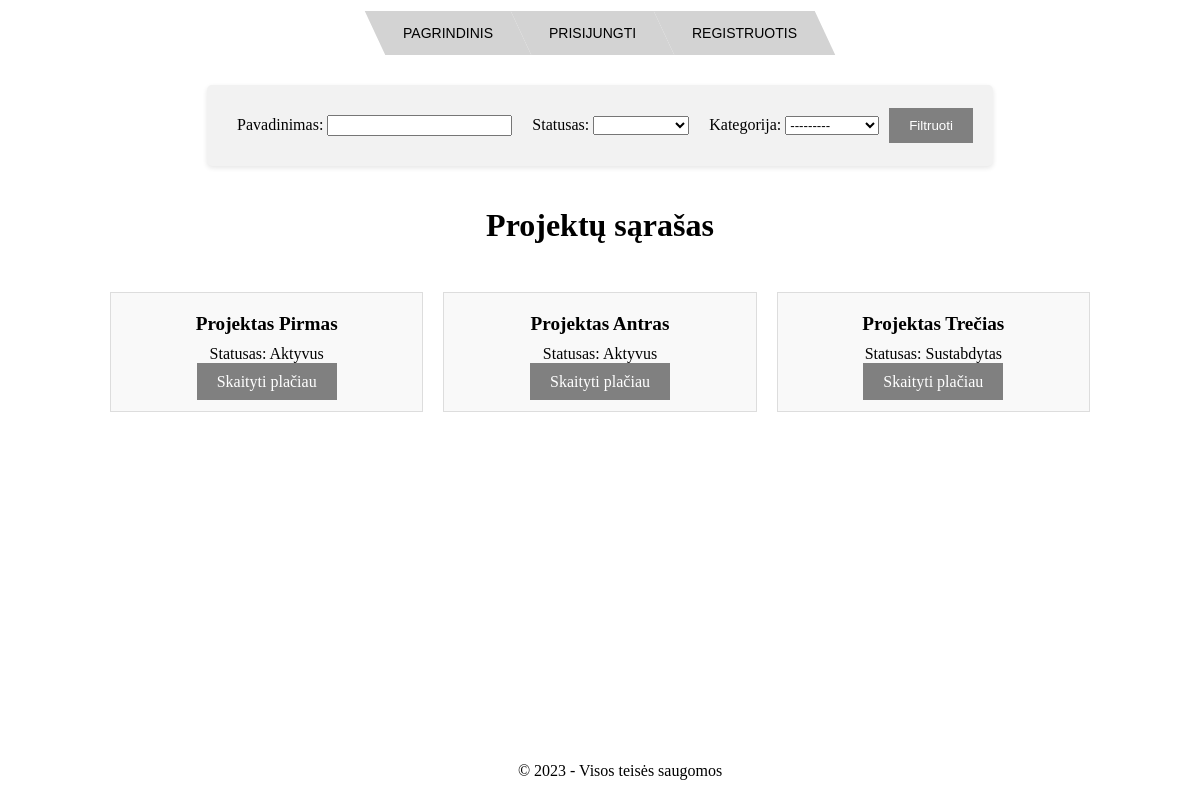
Page /projectsApp/projects/ on the earlier database version.
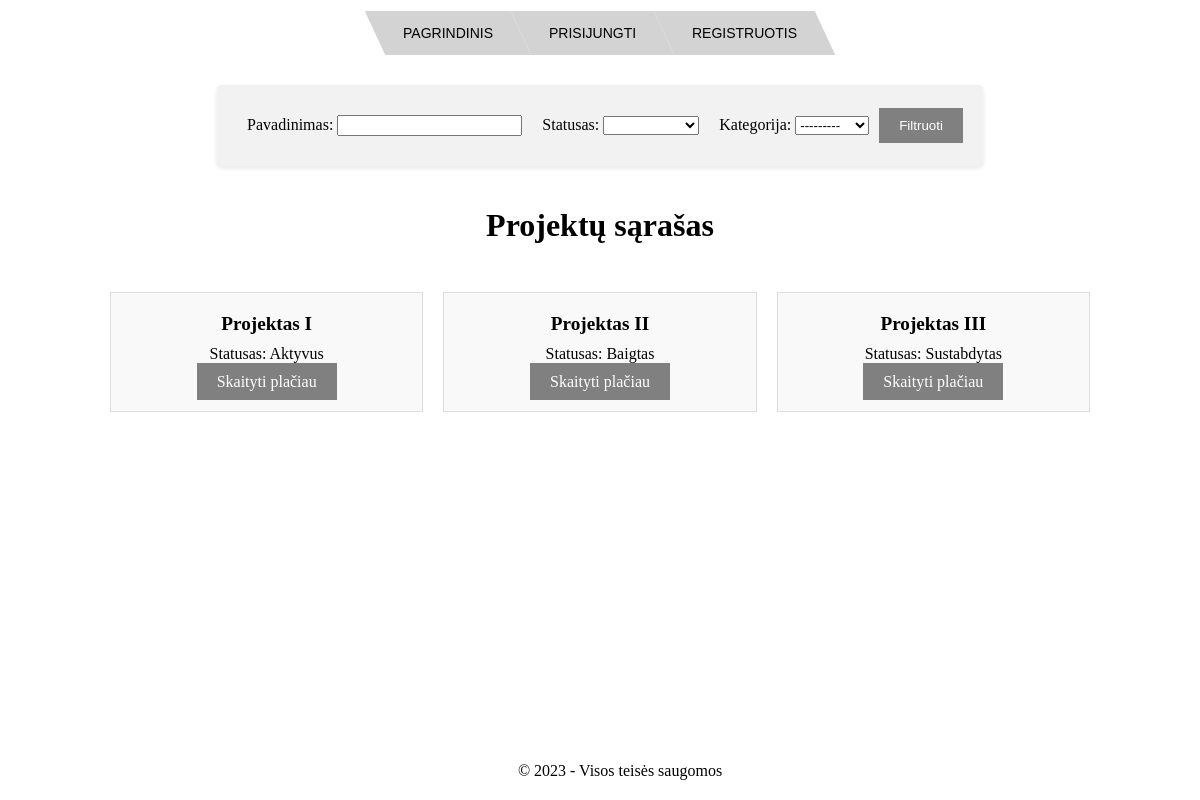
Same page on the later database version.
### projectsApp/models.py (models this page shows, shortened)
class Project(models.Model):
    STATUS_CHOICES = (
        ('active', 'Aktyvus'),
        ('suspended', 'Sustabdytas'),
        ('finished', 'Baigtas'),
    )
    name = models.CharField(max_length=255)
    description = models.TextField()
    start_date = models.DateField()
    end_date = models.DateField()
    status = models.CharField(max_length=10, choices=STATUS_CHOICES, default='active')
    category = models.ForeignKey(ProjectCategory, on_delete=models.CASCADE)

### projectsApp/views.py (the view, shortened to what this page needs)
# urls.py: path('projects/', views.projects, name='projects'),
def projects(request):
    projects = Project.objects.all()
    form = SearchForm(request.GET or None)
    return render(request, 'projectsApp/projects.html', {'projects': projects, 'form': form})

### projectsApp/forms.py
class SearchForm(forms.Form):
    search_name = forms.CharField(required=False, label="Pavadinimas")
    search_status = forms.ChoiceField(required=False, choices=[('','')] + list(Project.STATUS_CHOICES), label="Statusas")
    search_category = forms.ModelChoiceField(required=False, queryset=ProjectCategory.objects.all(), label="Kategorija")

### projectsApp/models.py (called while the page is built)
    def __str__(self):
        return self.name

### projectsApp/templates/projectsApp/projects.html
{% extends 'base.html' %}
{% block content %}
<div class="search-form-container">
  <form method="get" action="{% url 'projectsApp:projects' %}" class="search-form">
    <div class="form-field">
      {{ form.search_name.label_tag }} {{ form.search_name }}
    </div>
    <div class="form-field">
      {{ form.search_status.label_tag }} {{ form.search_status }}
    </div>
    <div class="form-field">
      {{ form.search_category.label_tag }} {{ form.search_category }}
    </div>
    <input type="submit" value="Filtruoti" class="search-button">
  </form>
</div>
<div class="projects">
  <h1>Projektų sąrašas</h1>
  <ul>
    {% for project in projects %}
      <li>
        <h2>{{ project.name }}</h2>
        <p>Statusas: {{ project.get_status_display }}</p>
        <div class="button-container">
          <a href="{% url 'projectsApp:project_details' project.id %}">Skaityti plačiau</a>
        </div>
      </li>
    {% endfor %}
  </ul>
</div>
{% endblock %}

### templates/base.html (shortened to what this page needs)
<!DOCTYPE html>
<html lang="en">
<head>
  {% load static %}
  <link rel="stylesheet" type="text/css" href="{% static 'css/base.css' %}">
  <link rel="stylesheet" type="text/css" href="{% static 'css/navbar.css' %}">
  <link rel="stylesheet" type="text/css" href="{% static 'css/base_content_style.css' %}">
  <link rel="stylesheet" type="text/css" href="{% static 'css/projects.css' %}">
  <link rel="stylesheet" type="text/css" href="{% static 'css/services.css' %}">
</head>
<body>
  <header>
    <ul class="menu navbar">
      <li><a href="/">Pagrindinis</a></li>
      {% if user.is_authenticated %}
      <li>
        <a href="">Nuorodos</a>
        <ul class="submenu">
          <li><a href="{% url 'projectsApp:projects' %}">Projektai</a></li>
          <li><a href="{% url 'servicesApp:services_list' %}">Paslaugos</a></li>
          <li><a href="">Atsiliepimai</a></li>
        </ul>
      </li>
      <li><a href="{% url 'profile'%}">Profilis</a></li>
      <li><a href="{% url 'about_us'%}">Apie mus</a></li>
      <li><a href="{% url 'logout'%}">Atsijungti</a></li>
      {% if user.is_superuser %}
      <li>
        <a href="">Administracija</a>
        <ul class="submenu">
          <li><a href="{% url 'servicesApp:admin_return_requests' %}">Paslaugų gražinimai</a></li>
          <li><a href="{% url 'servicesApp:rented_services_log' %}">Nuomos logai</a></li>
        </ul>
      </li>
      {% endif %}
      {% else %}
      <li><a href="{% url 'login'%}">Prisijungti</a></li>
      <li><a href="{% url 'register'%}">Registruotis</a></li>
      {% endif %}
    </ul>
  </header>
  <div class="main-content">
    {% block content %}
    {% endblock content %}
  </div>
  <footer>
    <div class="container-footer">
      &copy; 2023 - Visos teisės saugomos
    </div>
  </footer>
</body>
</html>

### baseApp/static/css/base.css (style rules this page uses)
body { margin: 0; padding: 0; height: 100%; }
header { height: 65px; position: fixed; top: 0; left: 210px; right: 210px; display: flex; align-items: center; justify-content: space-between; padding: 0 20px; z-index: 999; }
footer { position: fixed; bottom: 0; left: 0; width: 100%; padding: 20px; text-align: center; }
.main-content { position: fixed; top: 65px; left: 210px; right: 210px; bottom: 150px; overflow-y: auto; }
.main-content h1, .main-content p { text-align: center; }
@media (max-width: 1200px) { header { left: 100px; right: 100px; } }
@media (max-width: 1200px) { .main-content { left: 100px; right: 100px; } }

### baseApp/static/css/navbar.css (style rules this page uses)
.navbar:before, .navbar:after { content: " "; display: table; }
.navbar:after { clear: both; }
.navbar { *zoom: 1; }
.menu, .submenu { margin: 0; padding: 0; list-style: none; }
.menu { margin: 50px auto; width: 800px; width: -moz-fit-content; width: -webkit-fit-content; width: fit-content; }
.menu > li { background: lightgray; float: left; position: relative; transform: skewX(25deg); }
.menu a { display: block; color: black; text-transform: uppercase; text-decoration: none; font-family: Arial, Helvetica; font-size: 14px; }
.menu > li > a { transform: skewX(-25deg); padding: 1em 2em; }

### baseApp/static/css/base_content_style.css (style rules this page uses)
::placeholder { color: #888; }
h2, a { text-align: center; }

### baseApp/static/css/projects.css (style rules this page uses)
.projects { display: flex; flex-wrap: wrap; justify-content: space-between; }
.projects h1 { width: 100%; text-align: center; }
.projects ul { width: 100%; padding: 0; display: flex; flex-wrap: wrap; list-style: none; justify-content: space-between; }
.projects li { width: calc(33.333% - 20px); padding: 20px; margin: 10px; background-color: #f9f9f9; border: 1px solid #ddd; box-sizing: border-box; text-align: center; }
.projects li h2 { margin: 0 0 10px; font-size: 1.2em; }
.projects li p { margin: 0 0 10px; }
.projects li .button-container a { padding: 10px 20px; background-color: gray; color: #ffffff; text-decoration: none; }
.search-form-container { text-align: center; margin: 20px auto; }
.search-form { display: inline-flex; align-items: center; justify-content: center; flex-wrap: wrap; background: #f2f2f2; padding: 20px; border-radius: 5px; box-shadow: 0 2px 5px rgba(0, 0, 0, 0.1); }
.form-field { margin: 10px; }
.search-button { background: gray; color: white; border: none; padding: 10px 20px; cursor: pointer; transition: background 0.3s ease; }

Differences in the rows shown:
removed Project: name "Projektas Pirmas", status "Aktyvus"
removed Project: name "Projektas Antras", status "Aktyvus"
removed Project: name "Projektas Trečias", status "Sustabdytas"
added Project: name "Projektas I", status "Aktyvus"
added Project: name "Projektas II", status "Baigtas"
added Project: name "Projektas III", status "Sustabdytas"
